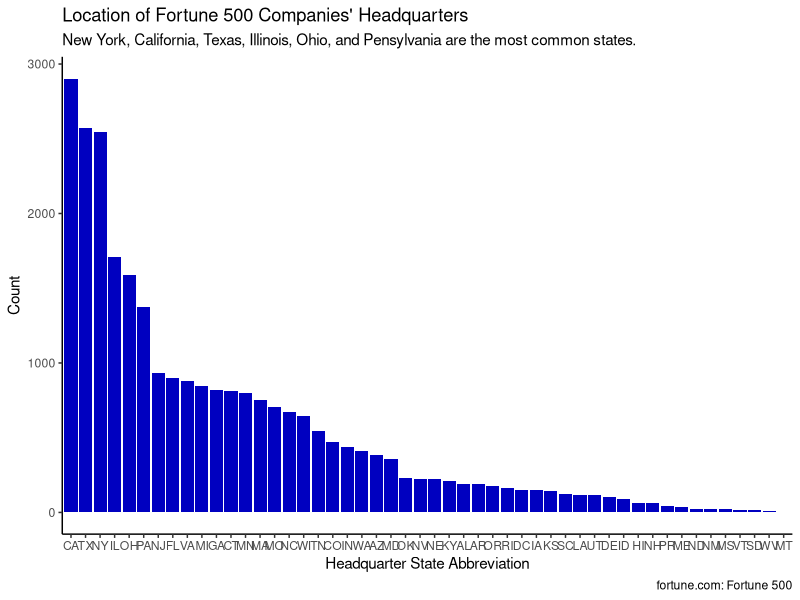
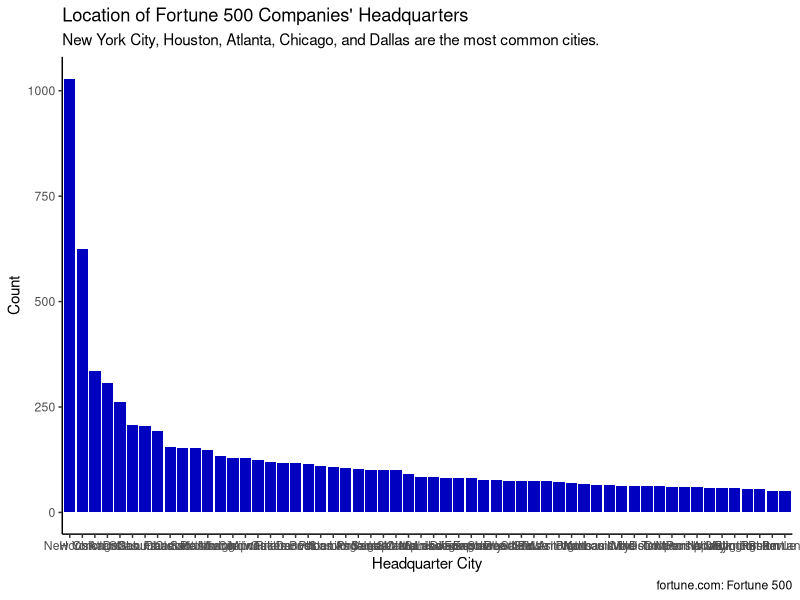

Write R code to recreate these figures, in order.
## ---- chunk 1
#| message: false
#| warning: false
library(tidyverse)
library(readr)
library(forcats)
## ---- chunk 2
fortune <- read_csv('data/Cleaned Data.csv', show_col_types = FALSE) |>
  select(rank,name,headquarters_state,headquarters_city)
## ---- chunk 3
state_hq <- unique(fortune) |>
  select(headquarters_state) |>
  drop_na() |>
  count(headquarters_state) |>
  mutate(headquarters_state = fct_reorder(headquarters_state, desc(n)))
## ---- chunk 4
city_hq <- unique(fortune) |>
  select(headquarters_city) |>
  drop_na() |>
  count(headquarters_city) |>
  filter(n > 50) |>
  mutate(headquarters_city = fct_reorder(headquarters_city, desc(n)))
## ---- chunk 5
state_hq |>
  ggplot(aes(x = headquarters_state, y = n)) +
  geom_bar(stat = 'identity', fill = '#0000c0') +
  theme(axis.text.x = element_text(angle = 90)) +
  labs(title = "Location of Fortune 500 Companies' Headquarters",
       subtitle = "New York, California, Texas, Illinois, Ohio, and Pensylvania are the most common states.",
       x = 'Headquarter State Abbreviation',
       y = 'Count',
       caption = 'fortune.com: Fortune 500') +
  theme_classic()
## ---- chunk 6
city_hq |>
  ggplot(aes(x = headquarters_city, y = n)) +
  geom_bar(stat = 'identity', fill = '#0000c0') +
  theme(axis.text.x = element_text(angle = 90)) +
  labs(title = "Location of Fortune 500 Companies' Headquarters",
       subtitle = "New York City, Houston, Atlanta, Chicago, and Dallas are the most common cities.",
       x = 'Headquarter City',
       y = 'Count',
       caption = 'fortune.com: Fortune 500') +
  theme_classic()
